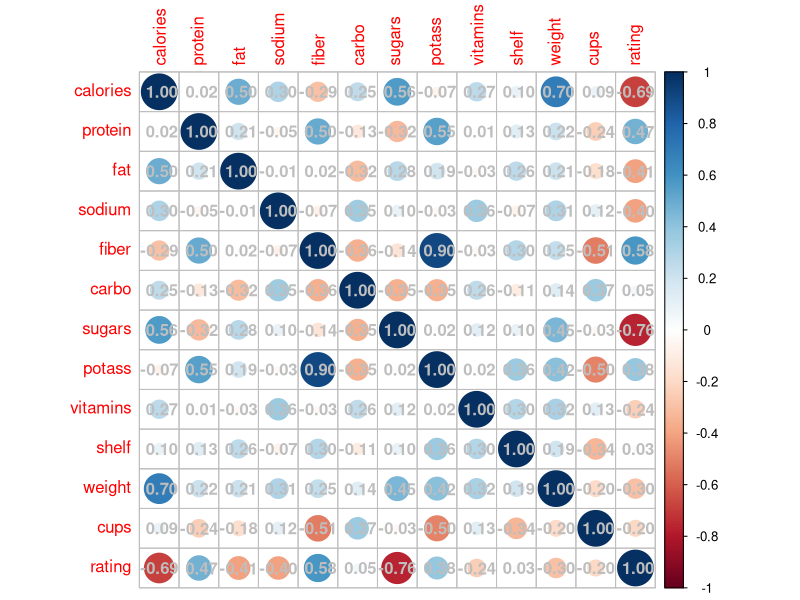
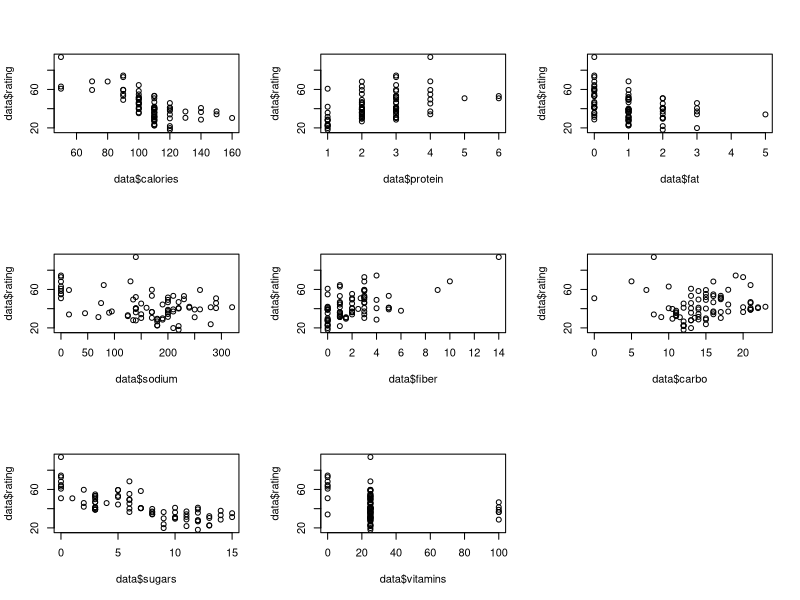
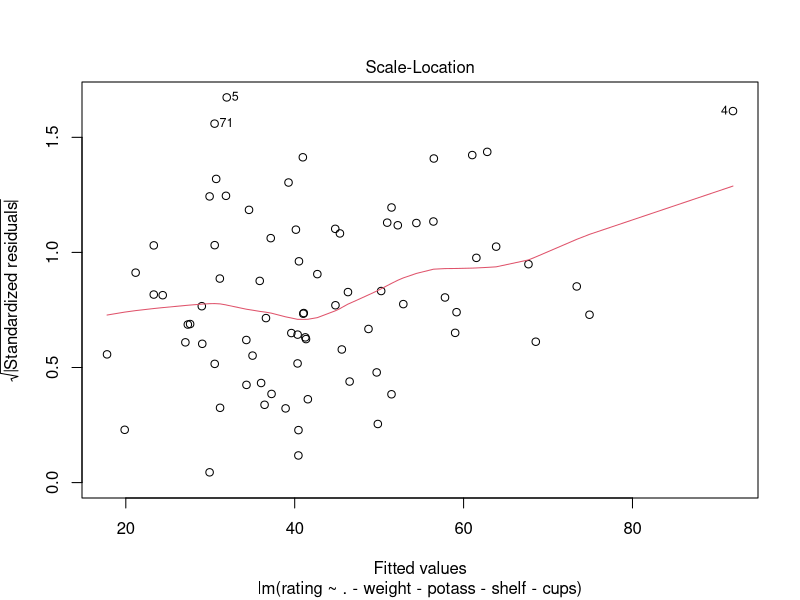

Here is the R script that generated these plots, in order: (Note: this script raises an error after producing the figures.)
data <- read.table(file = "cereal.csv", header = TRUE, sep = ",")
data$name <- NULL
data$mfr <- NULL
data$type <- NULL

##### Завдання 1 #####

#### (A) ####

round(cor(data), 2)

#### (B) ####

corrplot::corrplot(cor(data), addCoef.col = "grey")

#### (C) ####

mod1 <- lm(rating ~ . ,data=data)
car::vif(mod1)

mod2 <- lm(rating ~ . - weight - potass,data=data)
car::vif(mod2)

summary(mod1)
summary(mod2)

car::compareCoefs(mod1, mod2)

confint(mod1)
confint(mod2)

##### Завдання 2 #####

#### (A) ####
mod <- lm(rating ~ . - weight - potass -shelf - cups,data=data)

par(mfrow = c(3,3))
plot(data$calories, data$rating)
plot(data$protein, data$rating)
plot(data$fat, data$rating)
plot(data$sodium, data$rating)
plot(data$fiber, data$rating)
plot(data$carbo, data$rating)
plot(data$sugars, data$rating)
plot(data$vitamins, data$rating)

#### (B) ####

car::ncvTest(mod)

#### (C) ####

par(mfrow = c(1,1))
plot(mod, 3)

#### (D) ####

Y1 <- log(abs(data$rating))
Y2 <- sqrt(abs(data$rating))

modY1 <- lm(Y1 ~ . - weight - potass -shelf - cups,data=data)
modY2 <- lm(Y2 ~ . - weight - potass -shelf - cups,data=data)

car::ncvTest(modY1)
car::ncvTest(modY2)

#### (E) ####

# Зміщений і перетворений
delta <- 1 # Це налаштовується
m <- -min(data$rating) + delta
Y3 <- log(Y + m)
modY3 <- lm(Y3 ~ . - weight - potass -shelf - cups,data=data)
plot(modY3, 3) 
car::ncvTest(modY4)

#### (F) ####

# Перетворено Йо-Джонсоном

# Оптимальна лямбда для Йо-Джонсона
YJ <- car::powerTransform(mod, family = "yjPower")
(lambdaYJ <- YJ$lambda)
##        Y1 
## 0.9367341

# Трансформація Йо-Джонсона
Y4 <- car::yjPower(U = data$rating, lambda = lambdaYJ)
modY4 <- lm(Y4 ~ . - weight - potass -shelf - cups,data=data)
plot(modY4, 3) 


car::ncvTest(modY4)

#### Завдання 3 ####

secondData <- read.table(file = "cereal.csv", header = TRUE, sep = ",")

#### (A) ####

rownames(secondData) <- secondData$name
secondData$name <- NULL
secondData$mfr <- NULL
secondData$type <- NULL

#### (B) ####

# PCA
pcaData<- princomp(secondData, fix_sign = TRUE)
summary(pcaData)

#### (C) ####

# Діаграма дисперсій кожного компонента (screeplot)
plot(pcaData, type = "l")

#### (D) ####

# діаграма сукупного відсотка дисперсії
barplot(cumsum(pcaLaliga$sdev^2) / sum(pcaLaliga$sdev^2))

#### (E) ####

head(
  sweep(pcaData$scores %*% t(pcaData$loadings), 2, pcaData$center, "+")
)

#### (F) ####

pcaDataStd <- princomp(x = secondData, cor = TRUE, fix_sign =TRUE)
summary(pcaDataStd)

#### (G) ####

biplot(pcaData, cex = 0.75)

biplot(pcaDataStd, cex = 0.75)
